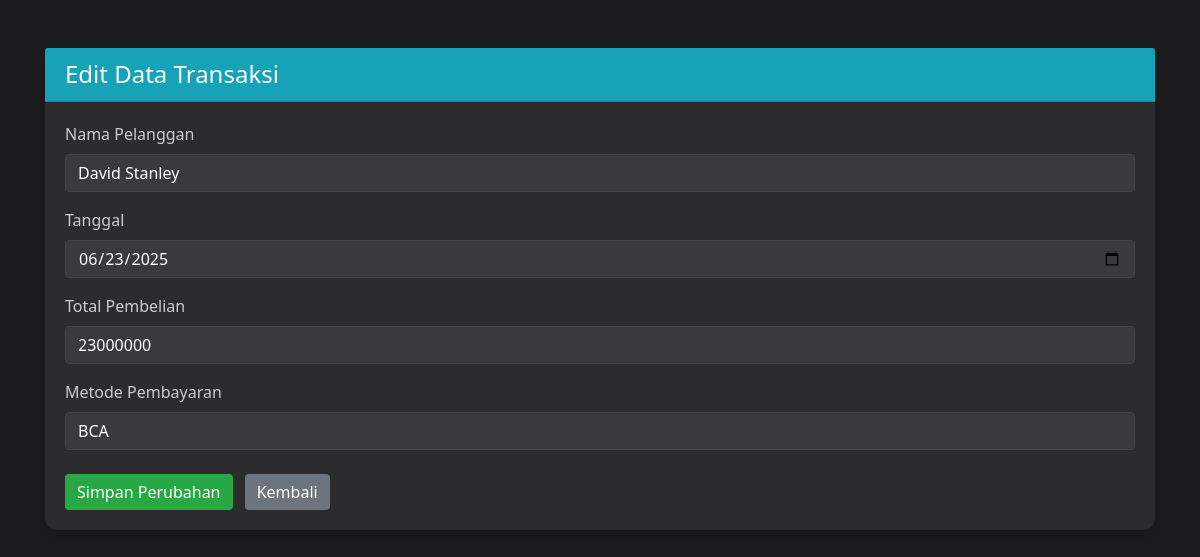
The page /edit.php?id=1 on the database its author committed.
### tables this page shows
CREATE TABLE `transaksi_penjualan` (
  `ID_Transaksi` int(100) NOT NULL,
  `Tanggal` date NOT NULL,
  `Nama_Pelanggan` varchar(100) NOT NULL,
  `Total_Pembelian` int(100) NOT NULL,
  `Metode_Pembayaran` varchar(50) NOT NULL
);

### edit.php (the view, shortened to what this page needs)
<?php
include 'db_connect.php';
$id = intval($_GET['id']);
$data = mysqli_query($conn, "SELECT * FROM transaksi_penjualan WHERE ID_Transaksi = $id");
$row = mysqli_fetch_assoc($data);
?>
<!DOCTYPE html>
<html lang="id">
<head>
    <link href="https://cdn.jsdelivr.net/npm/bootstrap@4.6.2/dist/css/bootstrap.min.css" rel="stylesheet">
</head>
<body>
<div class="container mt-5 fade-in">
    <div class="card card-dark shadow">
        <div class="card-header bg-info text-white">
            <h4 class="mb-0">Edit Data Transaksi</h4>
        </div>
        <div class="card-body">
            <form method="POST" action="">
                <div class="form-group">
                    <label>Nama Pelanggan</label>
                    <input type="text" name="Nama_Pelanggan" value="<?php echo $row['Nama_Pelanggan']; ?>" class="form-control" required>
                </div>
                <div class="form-group">
                    <label>Tanggal</label>
                    <input type="date" name="Tanggal" value="<?php echo $row['Tanggal']; ?>" class="form-control" required>
                </div>
                <div class="form-group">
                    <label>Total Pembelian</label>
                    <input type="number" name="Total_Pembelian" value="<?php echo $row['Total_Pembelian']; ?>" class="form-control" required>
                </div>
                <div class="form-group">
                    <label>Metode Pembayaran</label>
                    <input type="text" name="Metode_Pembayaran" value="<?php echo $row['Metode_Pembayaran']; ?>" class="form-control" required>
                </div>
                <div class="mt-4">
                    <button type="submit" name="update" class="btn btn-success">Simpan Perubahan</button>
                    <a href="index.php" class="btn btn-secondary ml-2">Kembali</a>
                </div>
            </form>
        </div>
    </div>
</div>
</body>
</html>

### edit.php (style rules this page uses)
body { background-color: #1c1c1e; color: #f1f1f1; font-family: 'Segoe UI', sans-serif; }
.card-dark { background-color: #2c2c2e; border: none; border-radius: 12px; }
.form-control { background-color: #3a3a3c; color: #fff; border: 1px solid #444; }
.form-control::placeholder { color: #aaa; }
.form-group label { color: #ccc; }
.btn-success { background-color: #28a745; border: none; }
.btn-secondary { background-color: #6c757d; border: none; }
.fade-in { animation: fadeIn 0.8s ease-in; }

### rows shown on the page
transaksi_penjualan: Nama_Pelanggan "David Stanley", Tanggal "06/23/2025", Total_Pembelian "23000000", Metode_Pembayaran "BCA"
